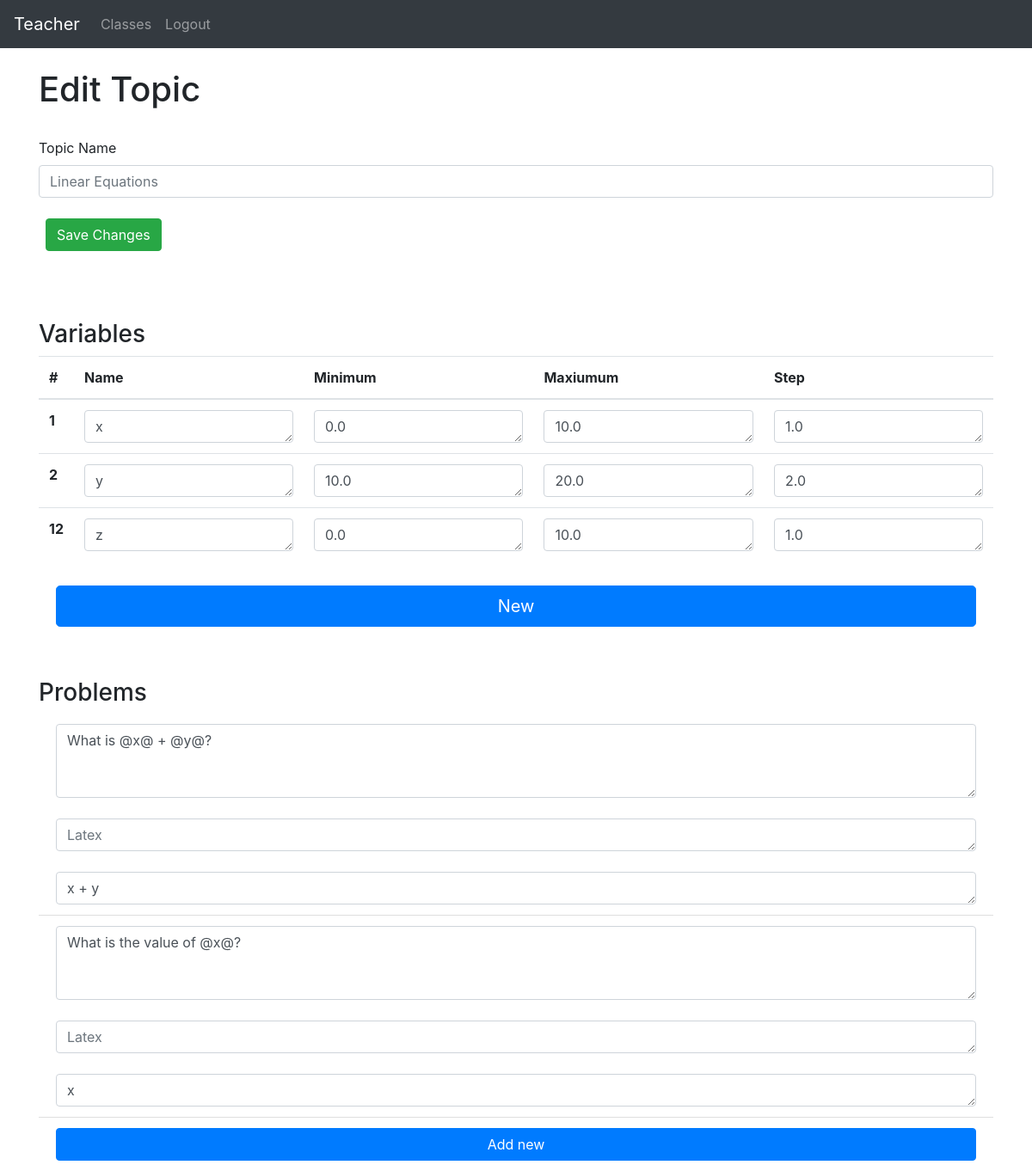
Screenshot of /teacher/group-detail/1/topics/edit_topic/1 (signed in) with the database file from the repository.
### website/models.py (models this page shows)
class User(db.Model, UserMixin):
    id = db.Column(db.Integer, primary_key=True)
    email = db.Column(db.String(150), unique=True)
    password = db.Column(db.String(150))
    first_name = db.Column(db.String(150))
    teacher_id = db.relationship('Teacher', uselist=False, backref="user")
    student_id = db.relationship('Student', uselist=False, backref="user")

class Topic(db.Model):
    id = db.Column(db.Integer, primary_key=True)
    name = db.Column(db.String(150))
    active = db.Column(db.Boolean)
    locked = db.Column(db.Boolean)
    instances = db.Column(db.SmallInteger)
    date = db.Column(db.DateTime(timezone=True))
    group_id = db.Column(db.Integer, db.ForeignKey('group.id'))
    variable_ids = db.relationship('Variable')
    problem_ids = db.relationship('Problem')
    data_ids = db.relationship('Data')

class Variable(db.Model):
    id = db.Column(db.Integer, primary_key=True)
    name = db.Column(db.String(1))
    minimum = db.Column(db.Float)
    maximum = db.Column(db.Float)
    step = db.Column(db.Float)
    topic_id = db.Column(db.Integer, db.ForeignKey('topic.id'))

class Problem(db.Model):
    id = db.Column(db.Integer, primary_key=True)
    text = db.Column(db.String(10000))
    latex = db.Column(db.String(500))
    answer = db.Column(db.String(500))
    topic_id = db.Column(db.Integer, db.ForeignKey('topic.id'))

### website/teacher/teacher_views.py (the view)
@views.route('/group-detail/<group_id>/topics/edit_topic/<topic_id>', methods=['GET', 'POST'])
@login_required
def edit_topic(group_id, topic_id):
    group = Group.query.get(group_id)
    topic = Topic.query.get(topic_id)
    if request.method == 'POST':
        if request.form['button'] == 'new_problem':
            new_problem = Problem(text="", latex="", answer="", topic_id=topic.id)
            db.session.add(new_problem)
            db.session.commit()
            flash('created')
            return render_template("teacher/edit_topic.html", user=current_user, group=group, topic=topic)
        elif request.form['button'] == 'new_variable':
            new_variable = Variable(name='x',minimum=0.0, maximum=10.0, step=1.0, topic_id=topic.id)
            db.session.add(new_variable)
            db.session.commit()
            return render_template("teacher/edit_topic.html", user=current_user, group=group, topic=topic)
        elif request.form['button'] == 'save_changes':
            name = str(request.form.get('topicName'))
            if len(name) < 150 and len(name) > 1:
                topic.name = name
                db.session.add(topic)
                db.session.commit()
                flash('Name successfully changed to ' + name)
            update_variables(topic=topic)
            update_problems(topic=topic)
            return render_template("teacher/edit_topic.html", user=current_user, group=group, topic=topic)
    else:
        return render_template("teacher/edit_topic.html", user=current_user, group=group, topic=topic)

### website/templates/teacher/edit_topic.html
{% extends "base.html" %} {% block title %}Edit Topic{% endblock %}
{% block content %}
<br>
<h1>Edit Topic</h1>
<br>
<form method='POST'>
    <div>
        <div class="form-group">
          <label for="exampleInputEmail1">Topic Name</label>
          <input
            type="text"
            class="form-control"
            id="topicName"
            name="topicName"
            placeholder="{{ topic.name }}"
            />
        </div>
        <div class="d-flex flex-row">
            <div class="p-2"><button name="button" class="btn btn-success" value="save_changes">Save Changes</button></div>
          </div>
        <br>
    </div>
    <br>
    <br>
    <div>
        <h3>Variables</h3>
        <table class="table">
            <thead>
              <tr>
                <th scope="col">#</th>
                <th scope="col">Name</th>
                <th scope="col">Minimum</th>
                <th scope="col">Maxiumum</th>
                <th scope="col">Step</th>
              </tr>
            </thead>
            <tbody>
            {% for variable in topic.variable_ids %}
              <tr>
                <th scope="row">{{ variable.id }}</th>
                <td> <textarea name="name{{variable.id}}" class="form-control" id="minimum" rows="1" placeholder="Name">{{ variable.name }}</textarea></td>
                <td> <textarea name="min{{variable.id}}" class="form-control" id="minimum" rows="1" placeholder="Minimum">{{ variable.minimum }}</textarea></td>
                <td> <textarea name="max{{variable.id}}" class="form-control" id="maximum" rows="1" placeholder="Maxiumum">{{ variable.maximum }}</textarea></td>
                <td> <textarea name="step{{variable.id}}" class="form-control" id="step" rows="1" placeholder="Step">{{ variable.step }}</textarea></td>
              </tr>
              {% endfor %}
            </tbody>
          </table>
          <ul class="list-group list-group-flush">
            <li class="list-group-item"><button name="button" class="btn btn-primary btn-lg btn-block" value="new_variable">New</button></li>
          </ul>
    </div>
    <br>
    <br>
    <div>
      <h3>Problems</h3>
      <ul class="list-group list-group-flush">
        {% for problem in topic.problem_ids %}
        <li class="list-group-item">
                <textarea name="text{{problem.id}}" class="form-control" id="text" rows="3" placeholder="Word Problem">{{ problem.text }}</textarea>
                <br>
                <textarea name="latex{{problem.id}}" class="form-control" id="latex" rows="1" placeholder="Latex">{{ problem.latex }}</textarea>
                <br>
                <textarea name="answer{{problem.id}}" class="form-control" id="answer" rows="1" placeholder="Answer">{{ problem.answer }}</textarea>
        </li>
        {% endfor %}
      <ul class="list-group list-group-flush">
        <li class="list-group-item"><button type="submit" class="btn btn-primary btn-block" name="button" value="new_problem">Add new</button></li>
      </ul>
    </div>
</form>
{% endblock %}

### website/templates/base.html (shortened to what this page needs)
<!DOCTYPE html>
<html>
  <head>
    <link
      rel="stylesheet"
      href="https://stackpath.bootstrapcdn.com/bootstrap/4.4.1/css/bootstrap.min.css"
    />
    <link
      rel="stylesheet"
      href="https://stackpath.bootstrapcdn.com/font-awesome/4.7.0/css/font-awesome.min.css"
    />
  </head>
  <body>
    <nav class="navbar navbar-expand-lg navbar-dark bg-dark justify-content-between">
      <div>
      <div class="collapse navbar-collapse" id="navbar">
        <div class="navbar-nav">
            {% if user.is_authenticated %}
            <a class="navbar-brand" id="page" href='#'>{{ user.first_name }}</a>
            {% if user.teacher_id %}
            <a class="nav-item nav-link" id="page" href="/teacher/">Classes</a>
            {% elif user.student_id %}
            <a class="nav-item nav-link" id="page" href="/student/dash">Dashboard</a>
            {% endif %}
            <a class="nav-item nav-link ml-auto align-left" id="logout" href="/logout">Logout</a>
            {% else %}
            <a class="nav-item nav-link" id="login" href="/login">Login</a>
            <a class="nav-item nav-link" id="signUp" href="/sign-up">Sign Up</a>
            {% endif%}
        </div>
      </div>
    </div>
    </nav>
    <div class="container">{% block content %} {% endblock %}</div>
  </body>
</html>

### rows the page displays
User: first_name "Teacher"
Topic: topicName "Linear Equations"
Variable: id "1", id "x", id "0.0", id "10.0", id "1.0"
Variable: id "2", id "y", id "10.0", id "20.0", id "2.0"
Variable: id "12", id "z", id "0.0", id "10.0", id "1.0"
Problem: id "What is @x@ + @y@?", id "Latex", id "x + y"
Problem: id "What is the value of @x@?", id "Latex", id "x"
